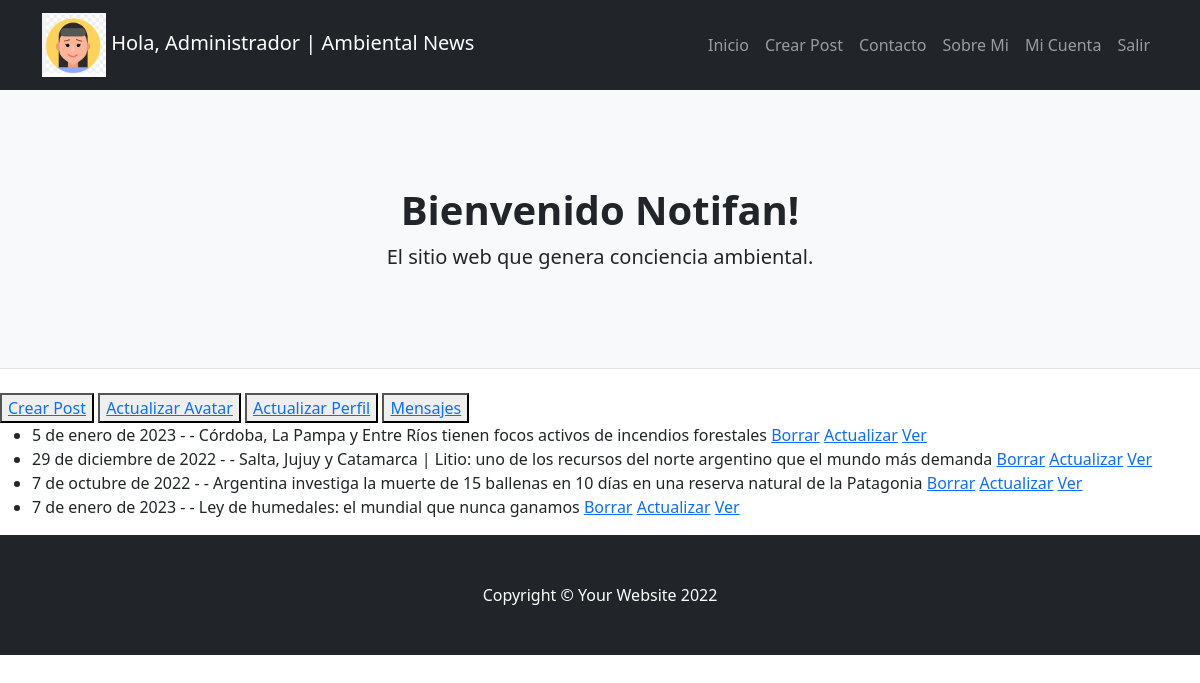
/ambientalnews/listar/ (signed in), run on an earlier commit of the app's database.
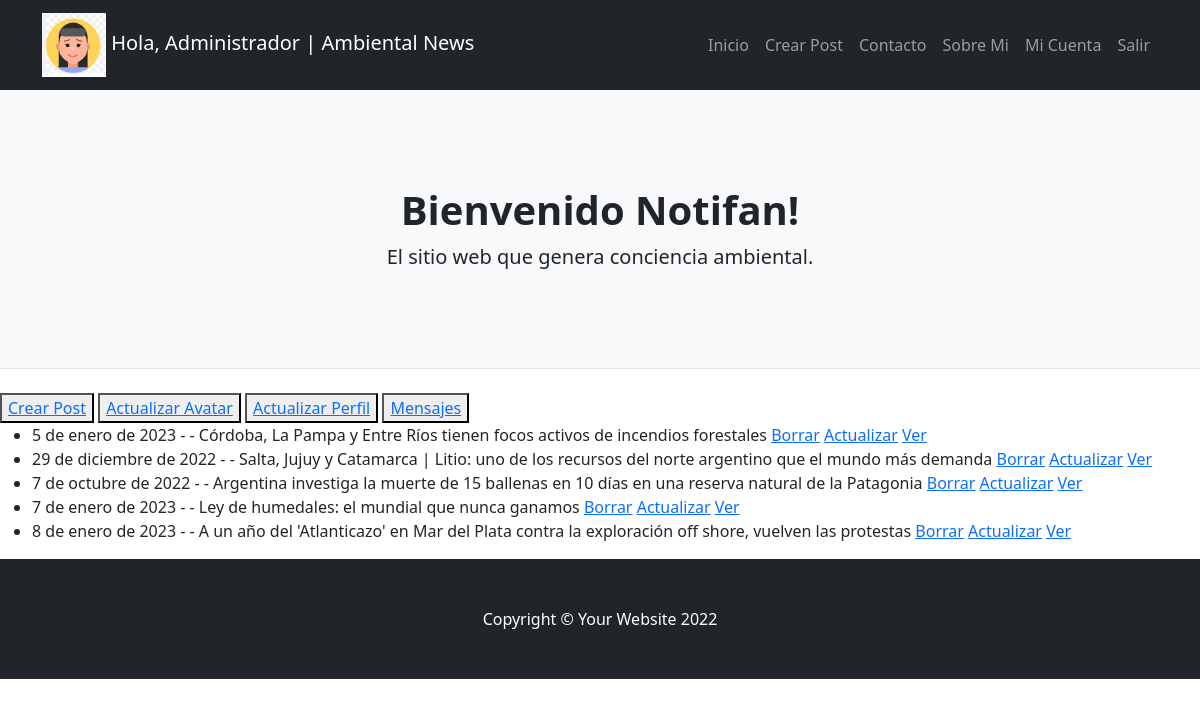
And on a later commit of the database.
### ambientalnews/models.py (models this page shows)
class Post(models.Model):
    titulo = models.CharField(max_length=100)
    sub_titulo = models.CharField(max_length=100)
    texto = models.TextField(max_length=3000)
    publicado_el = models.DateField()
    imagen = models.ImageField(upload_to="posteos", null="True", blank=True)

### ambientalnews/views.py (the view)
# urls.py: path('ambientalnews/listar/', PostListar.as_view(), name='listar'),
class PostListar(ListView):
    model = Post

### ambientalnews/templates/ambientalnews/post_list.html
{% extends 'ambientalnews/base.html' %}
{% block contenido %}
{% if user.is_authenticated %}
    <button><a href="{% url 'post-crear' %}">Crear Post</a></button>
    {% if user.avatar.imagen %}
    <button><a href="{% url 'avatar-actualizar' user.avatar.id %}">Actualizar Avatar</a></button>
    {% endif %}
    <button><a href="{% url 'user-actualizar' user.id %}">Actualizar Perfil</a></button>
    {% if user.is_superuser %}
    <button><a href="{% url 'listar-mensaje' %}">Mensajes</a></button>
    {% endif %}
{% endif %}
<ul>
{% for post in object_list %}
    <li>
        {{post.publicado_el}} - - {{post.titulo}}
        {% if user.is_superuser %}
            <a href="{% url 'post-borrar' post.id %}">Borrar</a>
            <a href="{% url 'post-actualizar' post.id %}">Actualizar</a>
        {% endif %}
        <a href="{% url 'post-detalle' post.id %}">Ver</a>
    </li>
{% endfor %}
</ul>
{% endblock %}

What changed in the data, as far as the page shows it:
added Post: publicado_el "8 de enero de 2023", titulo "A un año del 'Atlanticazo' en Mar del Plata contra la exploración off shore, vuelven las protestas"
